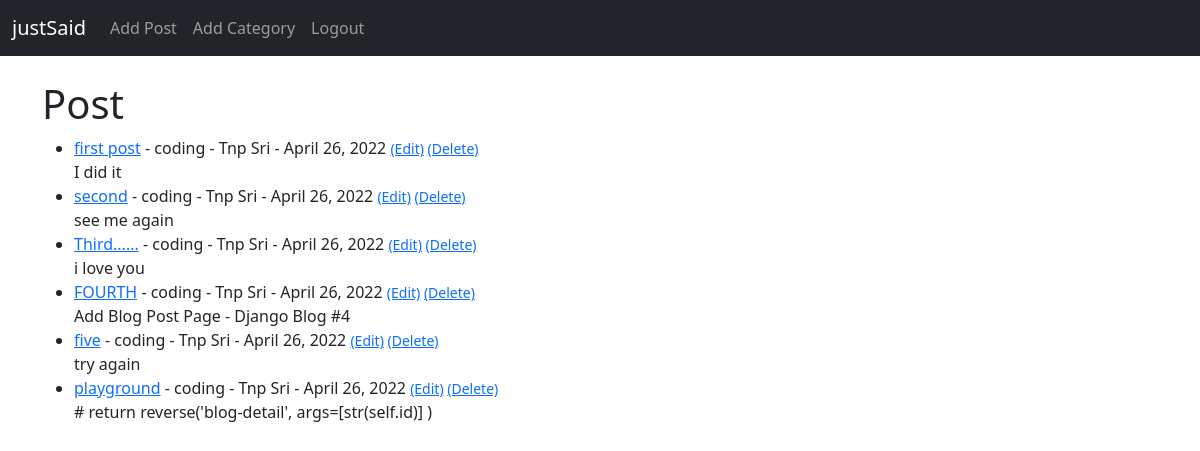
The app's page / (signed in), older data.
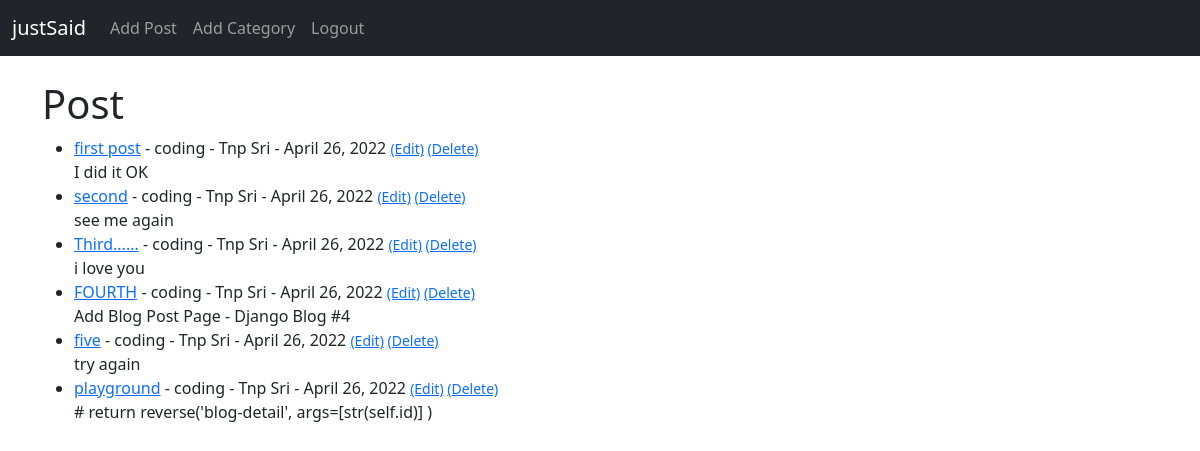
The same page, newer data.
### justSaid_web/models.py (models this page shows, shortened)
class Post(models.Model):
    title = models.CharField(max_length=255)
    title_tag = models.CharField(max_length=255)
    author = models.ForeignKey(User,on_delete=models.CASCADE) #ลบเมื่อuserไม่อยู่
    body = models.TextField()
    post_date = models.DateField(auto_now_add=True)
    category = models.CharField(max_length=255,default='coding')

### justSaid_web/views.py (the view)
# urls.py: path('', HomeView.as_view(),name='home' ),
class HomeView(ListView):
    model = Post
    template_name = 'home.html'
    ordering =['-post_date']

### justSaid_web/templates/home.html (shortened to what this page needs)
{% extends 'base.html' %}
{% block content %}
<h1>Post</h1>
<ul>
{% for post in object_list %}
    <li> <a><a href="{% url 'blog-detail' post.pk %}">{{ post.title }}</a> - {{ post.category }} -
        {{ post.author.first_name }} {{ post.author.last_name }} -
        {{ post.post_date }}
        {% if user.is_authenticated %}
        <small>
            <a href="{% url 'update_post' post.pk %}">(Edit)</a>
            <a href="{% url 'delete_post' post.pk %}">(Delete)</a>
        </small><br/>
     {{ post.body|slice:":200" }}</li>
     {% endif %}
{% endfor%}
</ul>
{% endblock %}

Row changes from the older to the newer data that the page shows:
changed Post "first post": body "I did it" → "I did it OK"
